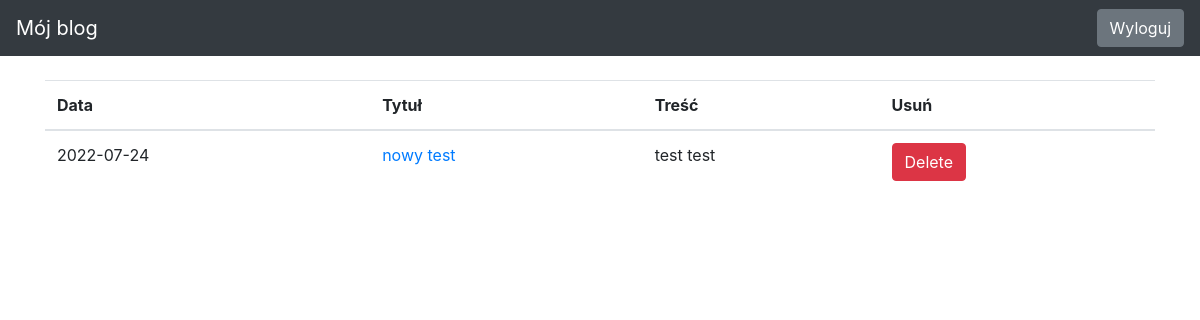
The page /drafts/ (signed in) on the database as committed earlier.
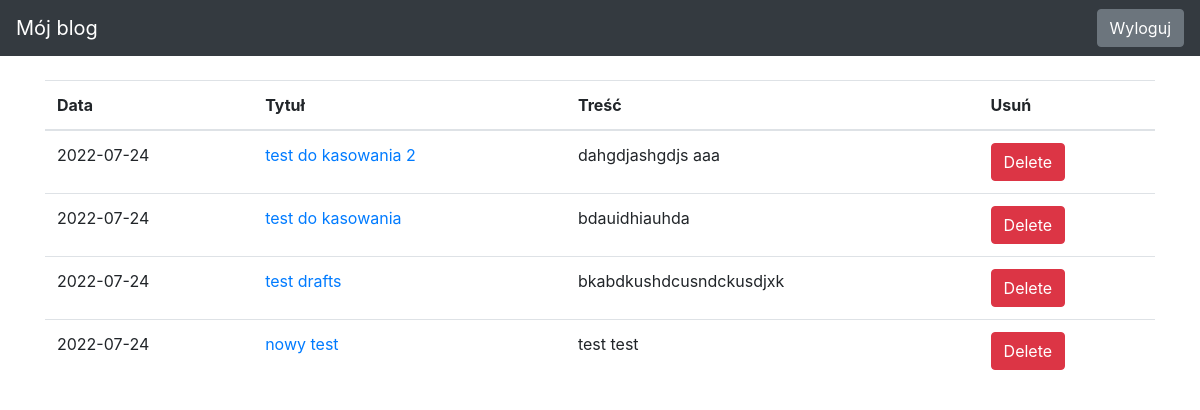
The same page on the database as committed later.
### blog/models.py (models this page shows)
class Entry(db.Model):
   id = db.Column(db.Integer, primary_key=True)
   title = db.Column(db.String(80), nullable=False)
   body = db.Column(db.Text, nullable=False)
   pub_date = db.Column(db.DateTime, nullable=False,
       default=datetime.datetime.utcnow)
   is_published = db.Column(db.Boolean, default=False)

### blog/routes.py (the view)
@app.route("/drafts/", methods=['GET'])
@login_required
def list_drafts():
   drafts = Entry.query.filter_by(is_published=False).order_by(Entry.pub_date.desc())
   return render_template("drafts.html", drafts=drafts)

### blog/routes.py (called while the page is built)
def login_required(view_func):
   @functools.wraps(view_func)
   def check_permissions(*args, **kwargs):
       if session.get('logged_in'):
           return view_func(*args, **kwargs)
       return redirect(url_for('login', next=request.path))
   return check_permissions

### blog/templates/drafts.html (shortened to what this page needs)
{% extends "base.html" %}
{% block content %}
<table class="table">
   <thead>
     <tr>
       <th scope="col">Data</th>
       <th scope="col">Tytuł</th>
       <th scope="col">Treść</th>
       <th scope="col">Usuń</th>
     </tr>
   </thead>
   <tbody>
       {% for post in drafts %}
     <tr>
       <td>
           {{ post.pub_date.strftime('%Y-%m-%d') }}
       </td>
       <td>
           <a href="{{ url_for('edit_entry', entry_id=post.id) }}">
               {{ post.title }}
           </a>
       </td>
       <td>{{ post.body|truncate(100, true) }}</td>
       <td><form action="{{ url_for('delete_post', entry_id=post.id) }}" method="post">
        <input type="submit" value="Delete" class="btn btn-danger">
       </form>
       </td>
     </tr>
     {% endfor %}
   </tbody>
 </table>
{% endblock %}

Rows that differ between the two databases and show on the page:
added Entry: pub_date "2022-07-24", title "test do kasowania 2", body "dahgdjashgdjs aaa"
added Entry: pub_date "2022-07-24", title "test do kasowania", body "bdauidhiauhda"
added Entry: pub_date "2022-07-24", title "test drafts", body "bkabdkushdcusndckusdjxk"
